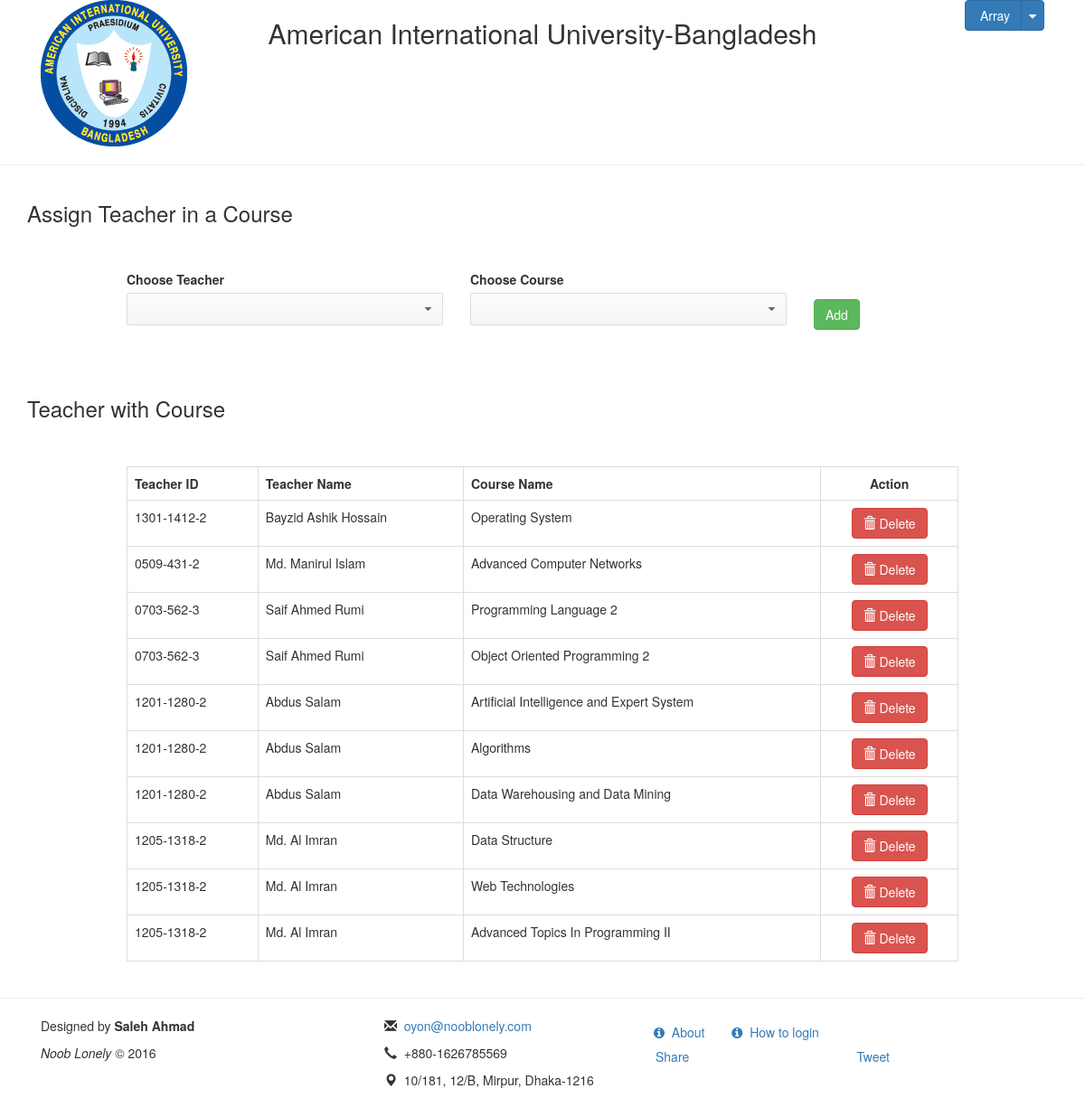
/addSubject.php (signed in), run on the app's committed database.
### tables this page shows
CREATE TABLE `course` (
  `c_id` int(11) NOT NULL COMMENT 'course id',
  `c_name` varchar(55) NOT NULL COMMENT 'course name',
  `t_id` int(11) NOT NULL DEFAULT '0' COMMENT 'teacher id'
);

CREATE TABLE `teacher` (
  `t_id` int(11) NOT NULL COMMENT 'teacher id',
  `t_aiub_id` varchar(15) NOT NULL COMMENT 'teacher aiub id',
  `t_name` varchar(55) NOT NULL COMMENT 'teacher name',
  `t_pass` varchar(255) NOT NULL DEFAULT '1234' COMMENT 'teacher pass',
  `t_email` varchar(100) NOT NULL COMMENT 'teacher email',
  `t_phone` text NOT NULL COMMENT 'teacher phone',
  `t_gender` text COMMENT 'teacher gender',
  `t_dob` date NOT NULL COMMENT 'teacher date of birth',
  `t_image` varchar(255) NOT NULL DEFAULT 'default-user.png' COMMENT 'teacher image',
  `t_designation` varchar(255) NOT NULL DEFAULT 'Lecturer' COMMENT 'teacher designation',
  `img_contents` text COMMENT 'Teacher''s profile Picture''s Contents',
  `t_small_image` text COMMENT 'Teacher''s Image Icon'
);

### model/db.php (called while the page is built, shortened)
<?php
function getTeacherSubject()
{
	$conn = db_conn();
	$sql = "SELECT teacher.t_aiub_id, teacher.t_name, course.c_id, `c_name` FROM `course`
INNER JOIN teacher ON course.t_id = teacher.t_id
WHERE course.t_id <> 0 ORDER BY course.c_id DESC";
	$result = mysqli_query($conn, $sql);
	$row = array();
	for($i=0; $i<mysqli_num_rows($result); $i++){
		$row[] = mysqli_fetch_array($result, MYSQLI_ASSOC);
	}
	return $row;
}

### addSubject.php (the view, shortened to what this page needs)
<!DOCTYPE html>
<html lang="en">
    <head>
        <?php require_once 'head.php'; ?>
        <link rel="stylesheet" href="<?= SERVER; ?>/assets/css/jquery-ui.css">
        <link rel="stylesheet" href="<?= SERVER; ?>/assets/css/jquery-ui.theme.css">
    </head>
    <body>
        <div id="wrap">
            <main>
                <div class="container">
                    <header>
                        <div class="row">
                            <div class="col-md-12">
                                <?php require_once 'header.php'; ?>
                            </div>
                        </div>
                    </header>
                </div>
                <hr />
                <div class="container">
                    <section>
                        <div class="row">
                            <div class="col-lg-12">
                                <h3>Assign Teacher in a Course</h3>
                                <br/><br/>
                                <div class="col-lg-1"></div>
                                <form action="<?= SERVER; ?>/controller/addCourseTeacher" method="post" onsubmit="return confirmation();">
                                    <div class="col-lg-4">
                                        <div class="form-group">
                                            <label>Choose Teacher</label>
                                        </div>
                                    </div>
                                    <div class="col-lg-4">
                                        <div class="form-group">
                                            <label>Choose Course</label>
                                        </div>
                                    </div>
                                    <div class="col-lg-3" style="padding-top: 32px;">
                                        <button type="submit" name="addCot" class="btn btn-success">Add</button>
                                    </div>
                                </form>
                            </div>
                        </div>
                        <br/><br/>
                        <div class="row">
                            <div class="col-md-12">
                                <h3>Teacher with Course</h3>
                                <br/><br/>
                                <div class="col-md-1"></div>
                                <div class="col-md-10">
                                    <table class="table table-bordered">
                                        <tr>
                                            <th>Teacher ID</th>
                                            <th>Teacher Name</th>
                                            <th>Course Name</th>
                                            <th class="text-center">Action</th>
                                        </tr>
                                        <?php $teacherCourse = getTeacherSubject();
                                        foreach($teacherCourse as $tc): ?>
                                            <tr>
                                                <td><?php echo $tc['t_aiub_id']; ?></td>
                                                <td><?php echo $tc['t_name']; ?></td>
                                                <td><?php echo $tc['c_name']; ?></td>
                                                <td>
                                                    <div class="text-center">
                                                        <form action="<?= SERVER; ?>/controller/dltTeacherCourse" method="post" onsubmit="return confirmation();">
                                                            <button type="submit" name="dltTeacher" class="btn btn-danger"><span class='glyphicon glyphicon-trash hidden-md hidden-sm'></span><span class="hidden-xs">  Delete</span></button>
                                                        </form>
                                                    </div>
                                                </td>
                                            </tr>
                                        <?php endforeach; ?>
                                    </table>
                                </div>
                                <div class="col-md-1"></div>
                            </div>
                        </div>
                    </section>
                </div>
            </main>
        </div>
        <?php $jui = true; require_once 'footer.php'; ?>
    </body>
</html>

### data on the page
course: t.t_aiub_id "1301-1412-2", t.t_name "Bayzid Ashik Hossain", c_name "Operating System"
course: t.t_aiub_id "0509-431-2", t.t_name "Md. Manirul Islam", c_name "Advanced Computer Networks"
course: t.t_aiub_id "0703-562-3", t.t_name "Saif Ahmed Rumi", c_name "Programming Language 2"
course: t.t_aiub_id "0703-562-3", t.t_name "Saif Ahmed Rumi", c_name "Object Oriented Programming 2"
course: t.t_aiub_id "1201-1280-2", t.t_name "Abdus Salam", c_name "Artificial Intelligence and Expert System"
course: t.t_aiub_id "1201-1280-2", t.t_name "Abdus Salam", c_name "Algorithms"
course: t.t_aiub_id "1201-1280-2", t.t_name "Abdus Salam", c_name "Data Warehousing and Data Mining"
course: t.t_aiub_id "1205-1318-2", t.t_name "Md. Al Imran", c_name "Data Structure"
course: t.t_aiub_id "1205-1318-2", t.t_name "Md. Al Imran", c_name "Web Technologies"
course: t.t_aiub_id "1205-1318-2", t.t_name "Md. Al Imran", c_name "Advanced Topics In Programming II"

### other printed values
$_SESSION['teacher'] "Array"
